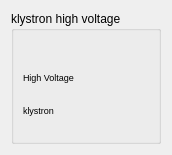
<?xml version="1.0" encoding="UTF-8"?>
<ui version="4.0">
 <class>klystronHV</class>
 <widget class="TaurusWidget" name="klystronHV">
  <property name="geometry">
   <rect>
    <x>0</x>
    <y>0</y>
    <width>172</width>
    <height>136</height>
   </rect>
  </property>
  <property name="windowTitle">
   <string>Form</string>
  </property>
  <layout class="QGridLayout" name="gridLayout">
   <item row="0" column="0">
    <widget class="TaurusGroupBox" name="highVoltageGroup">
     <property name="title">
      <string>klystron high voltage</string>
     </property>
     <layout class="QGridLayout" name="gridLayout_2">
      <item row="4" column="1">
       <widget class="TaurusLabel" name="klystronVoltageValue">
        <property name="font">
         <font>
          <pointsize>7</pointsize>
         </font>
        </property>
       </widget>
      </item>
      <item row="4" column="0">
       <widget class="QLabel" name="klystronLabel">
        <property name="font">
         <font>
          <pointsize>7</pointsize>
         </font>
        </property>
        <property name="text">
         <string>klystron</string>
        </property>
       </widget>
      </item>
      <item row="2" column="1">
       <widget class="TaurusLabel" name="hvVoltageValue">
        <property name="font">
         <font>
          <pointsize>7</pointsize>
         </font>
        </property>
       </widget>
      </item>
      <item row="3" column="1">
       <widget class="TaurusLabel" name="hvCurrentValue">
        <property name="font">
         <font>
          <pointsize>7</pointsize>
         </font>
        </property>
       </widget>
      </item>
      <item row="2" column="0">
       <widget class="QLabel" name="hvLabel">
        <property name="font">
         <font>
          <pointsize>7</pointsize>
         </font>
        </property>
        <property name="text">
         <string>High Voltage</string>
        </property>
       </widget>
      </item>
      <item row="5" column="1">
       <widget class="TaurusLabel" name="klystronCurrentValue">
        <property name="font">
         <font>
          <pointsize>7</pointsize>
         </font>
        </property>
       </widget>
      </item>
      <item row="1" column="0" colspan="2">
       <widget class="TaurusLabel" name="pulseStatusValue">
        <property name="font">
         <font>
          <pointsize>7</pointsize>
         </font>
        </property>
       </widget>
      </item>
      <item row="0" column="0" colspan="2">
       <widget class="TaurusLabel" name="hvStatusValue">
        <property name="font">
         <font>
          <pointsize>7</pointsize>
         </font>
        </property>
       </widget>
      </item>
     </layout>
    </widget>
   </item>
  </layout>
 </widget>
 <customwidgets>
  <customwidget>
   <class>TaurusWidget</class>
   <extends>QWidget</extends>
   <header>taurus.qt.qtgui.container</header>
   <container>1</container>
  </customwidget>
  <customwidget>
   <class>TaurusGroupBox</class>
   <extends>QGroupBox</extends>
   <header>taurus.qt.qtgui.container</header>
   <container>1</container>
  </customwidget>
  <customwidget>
   <class>TaurusLabel</class>
   <extends>QLabel</extends>
   <header>taurus.qt.qtgui.display</header>
  </customwidget>
 </customwidgets>
 <resources/>
 <connections/>
</ui>
